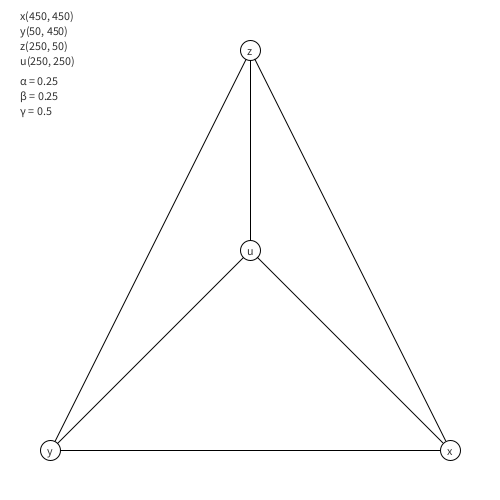
Frame 1 (no input)
Frame 60 (the mouse pressed at the canvas centre just before this capture): identical to frame 1, image omitted
Frame 120 (the mouse held since frame 60 and released just before this capture): identical to frame 1, image omitted

The Processing sketch that drew this single still picture (run headless with seeded random() and noise(); from frame 60 on, the mouse is pressed at the canvas centre):

// Processing sketch: processing_146436
// ── processing_146436.pde

int x_x = 450, x_y = 450, y_x = 50, y_y = 450,
    z_x = 250, z_y = 50, u_x = 250, u_y = 250;
float alfa, beta, gama, Ax, Az, Ay, A;


void setup() {
  size(500,500);
}

void draw() {
  background(255);
  fill(255);
  triangle( x_x, x_y, y_x, y_y, z_x, z_y );
  
  line(x_x, x_y, u_x, u_y);
  line(y_x, y_y, u_x, u_y);
  line(z_x, z_y, u_x, u_y);
  
  ellipse( x_x, x_y, 20, 20);
  ellipse( y_x, y_y, 20, 20);
  ellipse( z_x, z_y, 20, 20); 
 
 //tocka u
  ellipse( u_x, u_y, 20, 20);
  

  fill(50);
  text("x", x_x - 3, x_y + 5);
  text("y", y_x - 3, y_y + 5);
  text("z", z_x - 3, z_y + 5);
  text("u", u_x - 3, u_y + 5);
  
  
  //ispis vrijednosti
  text("x("+ x_x +", "+ x_y +")", 20, 20);
  text("y("+ y_x +", "+ y_y +")", 20, 35);
  text("z("+ z_x +", "+ z_y +")", 20, 50);
  text("u("+ u_x +", "+ u_y +")", 20, 65);
  
  
  //Povrsine unutrasnjih trokuta Ax(uyz), Ay(uxz), Az(uxy) i trokuta A(xyz) 
  Ax = (u_x*(y_y - z_y) + y_x*(z_y - u_y) + z_x*(u_y - y_y))/2;

  Ay = (u_x*(z_y - x_y) + z_x*(x_y - u_y) + x_x*(u_y - z_y))/2;

  A  = (x_x*(y_y - z_y) + y_x*(z_y - x_y) + z_x*(x_y - y_y))/2;
  
  Az = A - Ax - Ay;
  //racunanje parametara alfa, beta i gama po formuli alfa = Ax/A .. itd.

  alfa = Ax/A;  
  beta = Ay/A;
  gama = Az/A;
  
  //ispis vrijednosti
  text("\u03B1 = " + alfa, 20, 85);
  text("\u03B2 = " + beta, 20, 100);
  text("\u03B3 = " + gama, 20, 115);
}

void mouseDragged() {
  
  
  if((abs(mouseX - x_x) <= 20) && (abs(mouseY - x_y) <= 10)){
  x_x = mouseX;
  x_y = mouseY;
  }
  
  else if((abs(mouseX - y_x) <= 20) && (abs(mouseY - y_y) <= 10)){
  y_x = mouseX;
  y_y = mouseY;
  }
  
  else if((abs(mouseX - z_x) <= 20) && (abs(mouseY - z_y) <= 10)){
  z_x = mouseX;
  z_y = mouseY;
  }
  
  else if((abs(mouseX - u_x) <= 20) && (abs(mouseY - u_y) <= 10)){
  u_x = mouseX;
  u_y = mouseY;
  }
}
